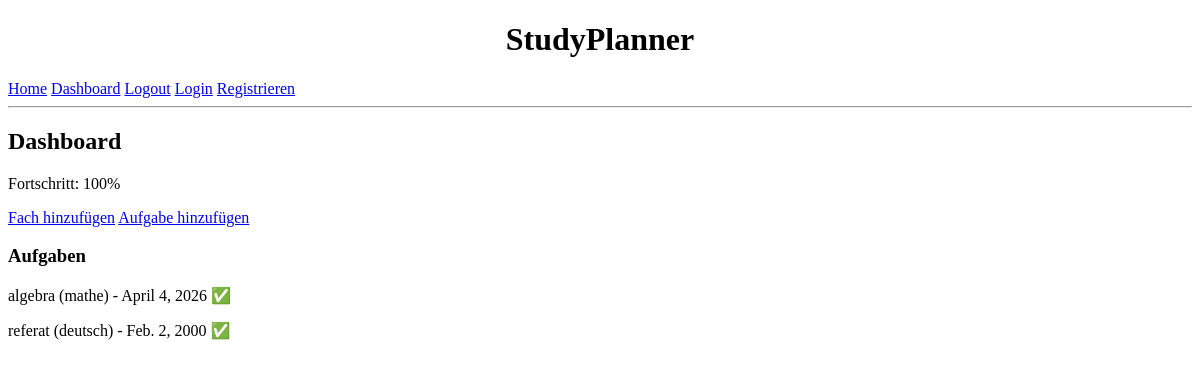
Page /dashboard/ (signed in) on the earlier database version.
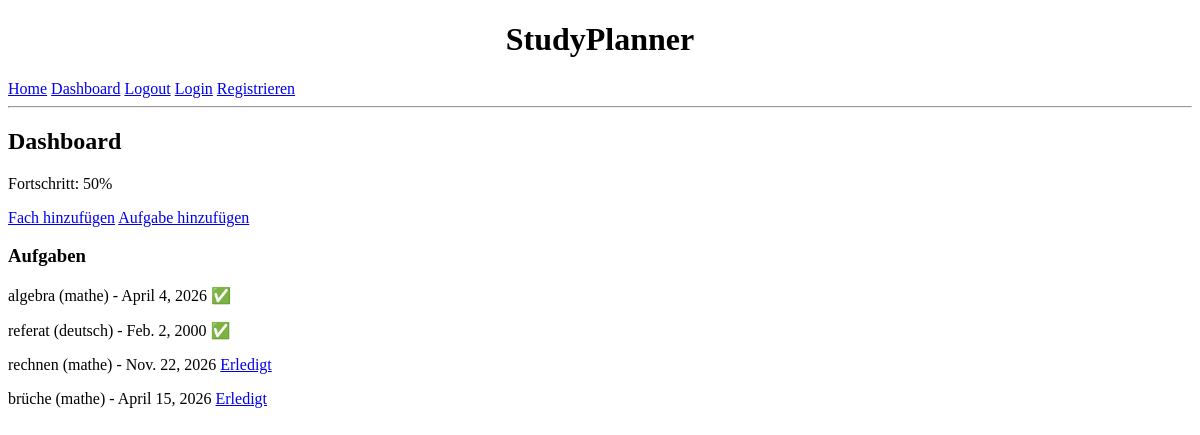
Same page on the later database version.
### basic/models.py (models this page shows, shortened)
class Task(models.Model):
    title = models.CharField(max_length=200)
    subject = models.ForeignKey(Subject, on_delete=models.CASCADE)
    due_date = models.DateField()
    study_time = models.IntegerField()
    completed = models.BooleanField(default=False)
    user = models.ForeignKey(User, on_delete=models.CASCADE)

class Subject(models.Model):
    name = models.CharField(max_length=100)
    user = models.ForeignKey(User, on_delete=models.CASCADE)
    def __str__(self):
        return self.name

### basic/views.py (the view)
# urls.py: path('dashboard/', views.dashboard, name='dashboard'),
@login_required
def dashboard(request):
    tasks = Task.objects.filter(user=request.user)
    subjects = Subject.objects.filter(user=request.user)
    completed = tasks.filter(completed=True).count()
    total = tasks.count()
    progress = 0
    if total > 0:
        progress = int((completed / total) * 100)
    return render(request, 'dashboard.html', {
        'tasks': tasks,
        'subjects': subjects,
        'progress': progress
    })

### basic/templates/dashboard.html
{% extends 'base.html' %}
{% block content %}
<h2>Dashboard</h2>
<p>Fortschritt: {{ progress }}%</p>
<a href="/add-subject/">Fach hinzufügen</a>
<a href="/add-task/">Aufgabe hinzufügen</a>
<h3>Aufgaben</h3>
{% for task in tasks %}
    <p>
        {{ task.title }} ({{ task.subject }}) - {{ task.due_date }}
        {% if task.completed %}
            ✅
        {% else %}
            <a href="/complete/{{ task.id }}/">Erledigt</a>
        {% endif %}
    </p>
{% endfor %}
{% endblock %}

### basic/templates/base.html (shortened to what this page needs)
<!DOCTYPE html>
<html>
<head>
</head>
<body>
<h1 style="text-align: center;">StudyPlanner</h1>
<nav>
    <a href="/">Home</a>
    {% if user.is_authenticated %}
        <a href="/dashboard/">Dashboard</a>
        <a href="/logout/">Logout</a>
        <a href="/login/">Login</a>
        <a href="/register/">Registrieren</a>
    {% else %}
        <a href="/login/">Login</a>
        <a href="/register/">Registrieren</a>
    {% endif %}
</nav>
<hr>
{% block content %}
{% endblock %}
</body>
</html>

Differences in the rows shown:
added Task: title "rechnen", subject "mathe", due_date "Nov. 22, 2026"
added Task: title "brüche", subject "mathe", due_date "April 15, 2026"
Other differences:
{{ progress }}: "100" → "50"
